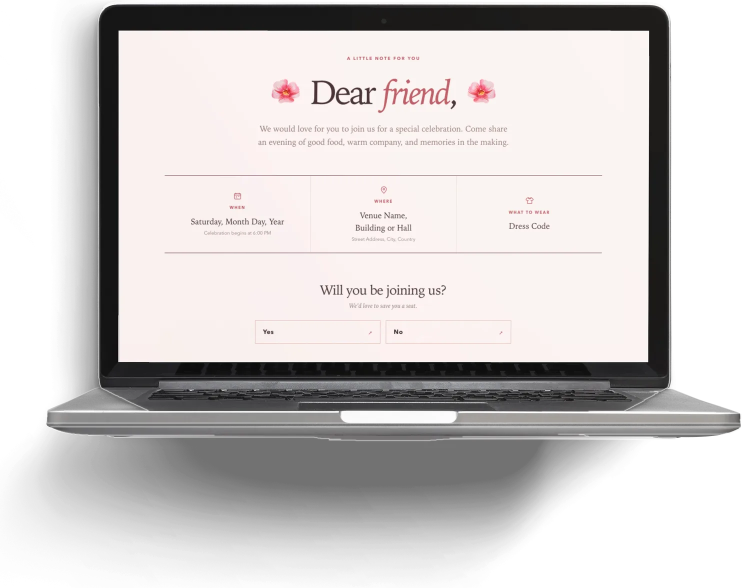
#> input picture assets/images/mockup-laptop.webp, 1484 x 1176 px, given in place of mockup-laptop.png, which was not available (shown at 1/2 size)
$ python prep_mockups.py
#> lines starting #> are read from the running program, lines starting #| are printed output that depends on the picture
"""Make web copies of the home-page device mockups.

    python3 scripts/prep_mockups.py

- mockup-laptop.png: if it has no transparency, the light-grey studio
  background is removed here and its shadow kept as soft black (stand-in until
  a transparent export exists).
- Everything is trimmed to its visible pixels and saved as WebP next to the
  originals: mockup-laptop.webp, mockup-iphone-1.webp, mockup-iphone-2.webp.
- A rendered spin in assets/images/phone-spin/ (.png or .jpg, sorted by name)
  becomes phone-spin/001.webp, 002.webp, ... Frames without transparency are
  cut out of their grey studio backdrop (key_phone_frame); all frames share
  one crop box so the phone stays in the same spot from frame to frame.
Needs Pillow, numpy and cwebp (brew install webp).
"""
import glob
import os
import subprocess
import tempfile

import numpy as np
from PIL import Image, ImageDraw, ImageFilter

ROOT = os.path.join(os.path.dirname(__file__), "..", "assets", "images")


# [114 lines left out: functions cut_studio_background, key_phone_frame, not called in this run]


def trim(img):
    box = img.getchannel("A").point(lambda v: 255 if v > 6 else 0).getbbox()
    return img.crop(box) if box else img


def save_webp(img, dest, max_w=None, max_h=None, quality=82):
    img = img.copy()
    if max_w or max_h:
        img.thumbnail((max_w or 99999, max_h or 99999), Image.LANCZOS)
    with tempfile.NamedTemporaryFile(suffix=".png", delete=False) as tmp:
        img.save(tmp.name)
    subprocess.run(["cwebp", "-quiet", "-q", str(quality), "-alpha_q", "90", tmp.name, "-o", dest], check=True)
    os.unlink(tmp.name)
    print(f"{os.path.relpath(dest, ROOT)}  {img.size[0]}x{img.size[1]}  {os.path.getsize(dest) // 1024}KB")


def main():
    laptop = Image.open(os.path.join(ROOT, "mockup-laptop.png"))
#> laptop is the input picture: PIL image 1484x1176 RGBA; mean R, G, B, A 113.2, 109.5, 108.9, 159.5
    if laptop.mode != "RGBA" or laptop.getchannel("A").getextrema()[0] == 255:
        laptop = laptop.convert("RGB")
        laptop.thumbnail((2400, 2400), Image.LANCZOS)
        laptop = cut_studio_background(laptop)
    save_webp(trim(laptop.convert("RGBA")), os.path.join(ROOT, "mockup-laptop.webp"), max_w=1600)
#> in trim, `box = img.getchannel("A").point(lambda v: 255 if v > 6 else 0).getbbox()`: box = (0, 0, 1484, 1176)
#| mockup-laptop.webp  1484x1176  141KB

    for name in ("mockup-iphone-1", "mockup-iphone-2"):
        img = Image.open(os.path.join(ROOT, name + ".png")).convert("RGBA")
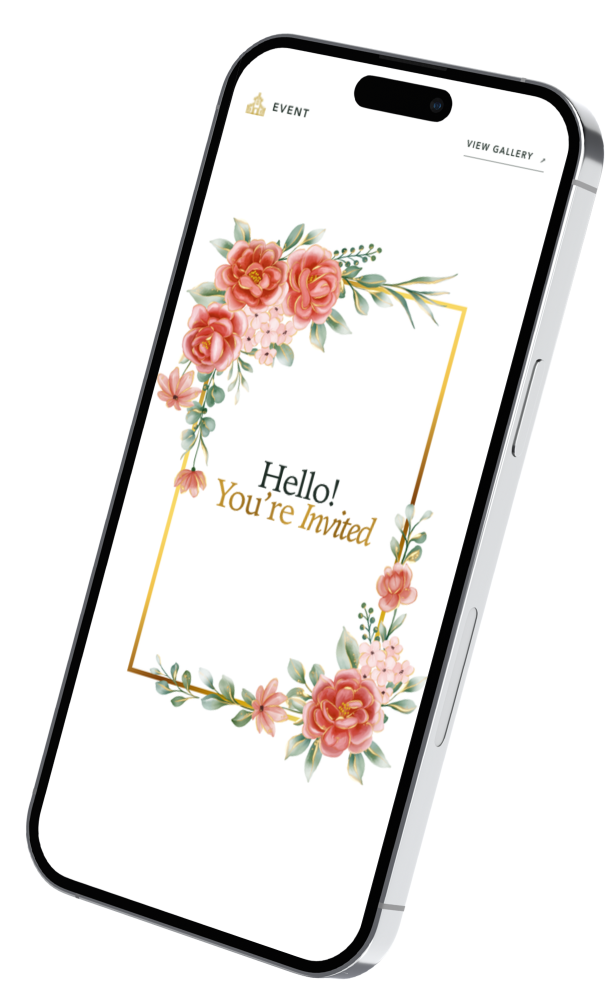
#> input picture assets/images/mockup-iphone-1.png, 1209 x 1962 px (shown at 1/2 size)
#> img is the input picture: PIL image 1209x1962 RGBA; mean R, G, B, A 131, 128, 126, 150.5
        save_webp(trim(img), os.path.join(ROOT, name + ".webp"), max_h=1400)
#> in trim (call 2), `box = img.getchannel("A").point(lambda v: 255 if v > 6 else 0).getbbox()`: box = (51, 66, 1209, 1962)
#> in trim (call 2), `return img.crop(box) if box else img`:
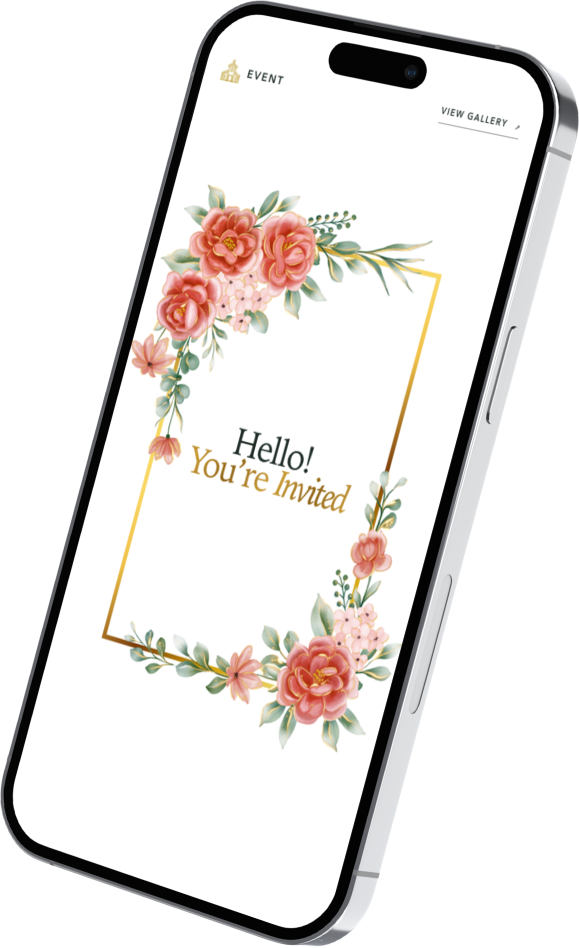
#> returned value: PIL image 1158x1896 RGBA (shown at 1/2 size); mean R, G, B, A 141.5, 138.3, 136.1, 162.6; transparent parts drawn white
#> call 2 of save_webp, with max_h = 1400, quality = 82
#> in save_webp (call 2), `img.thumbnail((max_w or 99999, max_h or 99999), Image.LANCZOS)`:
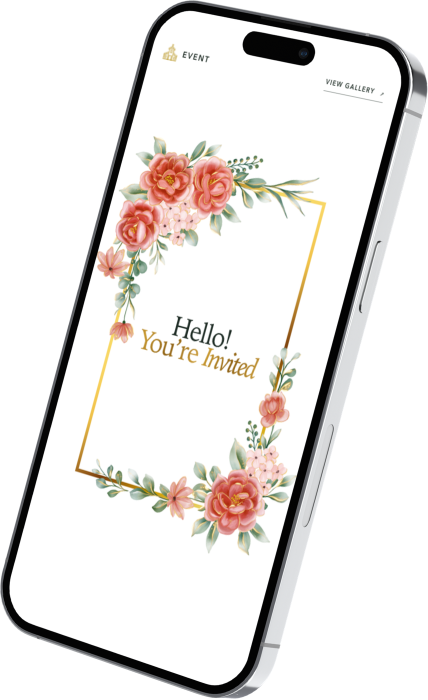
#> img: PIL image 855x1400 RGBA (shown at 1/2 size); mean R, G, B, A 142.1, 138.8, 136.7, 162.6; transparent parts drawn white
#| mockup-iphone-1.webp  855x1400  907KB
#> pass 2 of the loop in main, `for name in ("mockup-iphone-1", "mockup-iphone-2"):`:
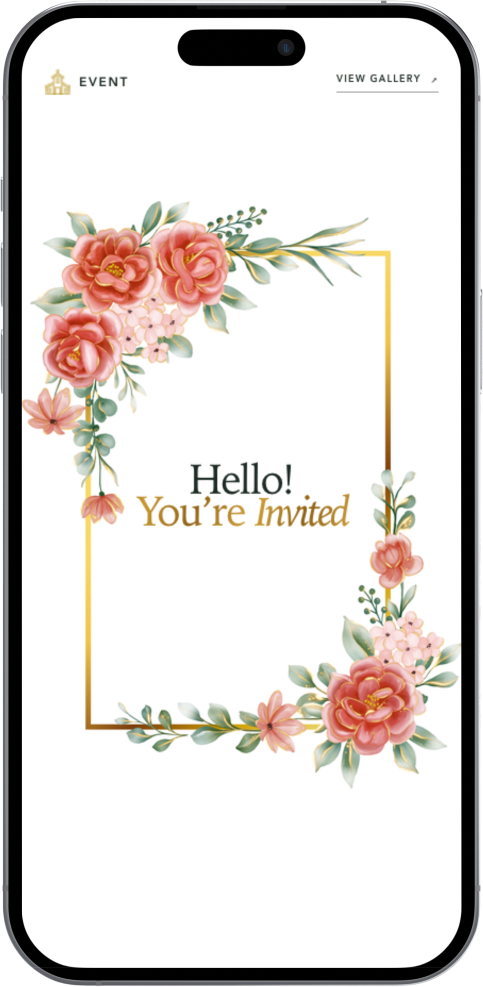
#> input picture assets/images/mockup-iphone-2.png, 1449 x 2959 px (shown at 1/3 size)
#> in main, img is the input picture: PIL image 1449x2959 RGBA; mean R, G, B, A 217.3, 211.8, 208.2, 249.4
#> in save_webp (call 3), `img.thumbnail((max_w or 99999, max_h or 99999), Image.LANCZOS)`:
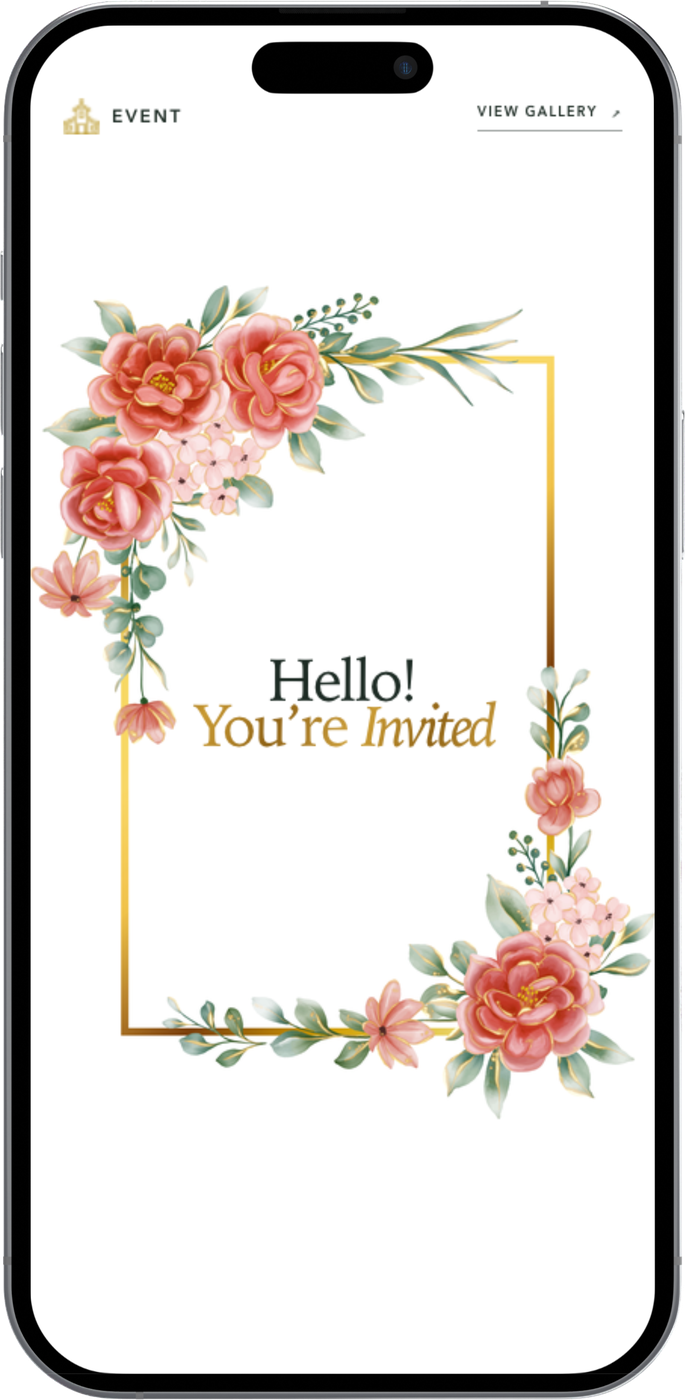
#> img: PIL image 685x1400 RGBA; mean R, G, B, A 218.5, 213, 209.3, 249.7; transparent parts drawn white
#| mockup-iphone-2.webp  685x1400  1511KB

    # Rendered spin: every .png/.jpg in phone-spin/ in name order (outputs are NNN.webp).
    spin_dir = os.path.join(ROOT, "phone-spin")
    sources = sorted(
        p for p in glob.glob(os.path.join(spin_dir, "*"))
        if p.lower().endswith((".png", ".jpg", ".jpeg"))
    )
    if sources:
        cut = []
        for path in sources:
            img = Image.open(path)
            has_alpha = img.mode == "RGBA" and img.getchannel("A").getextrema()[0] < 255
            cut.append(img.convert("RGBA") if has_alpha else key_phone_frame(img))
        # One crop box for all frames, so the phone doesn't jump between them.
        boxes = [c.getchannel("A").point(lambda v: 255 if v > 6 else 0).getbbox() for c in cut]
        pad = 8
        box = (
            max(0, min(b[0] for b in boxes) - pad), max(0, min(b[1] for b in boxes) - pad),
            min(cut[0].width, max(b[2] for b in boxes) + pad), min(cut[0].height, max(b[3] for b in boxes) + pad),
        )
        for old in glob.glob(os.path.join(spin_dir, "[0-9][0-9][0-9].webp")):
            os.unlink(old)
        for i, img in enumerate(cut, start=1):
            save_webp(img.crop(box), os.path.join(spin_dir, f"{i:03d}.webp"), max_h=1400, quality=78)
        print(f"{len(cut)} frames -> set phone_spin.frames: {len(cut)} in _data/showcase.yml")


if __name__ == "__main__":
    main()
